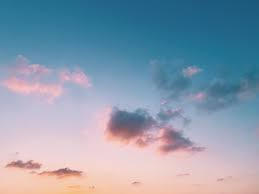
#> input picture homework/images.jpg, 259 x 194 px
$ jupyter execute Day001_read_image_HW.ipynb
#> lines starting #> are read from the running program, lines starting #| are printed output that depends on the picture
[cell 1]
import cv2

img_path = 'images.jpg'

# 以彩色圖片的方式載入
img = cv2.imread(img_path, cv2.IMREAD_COLOR)
#> img is the input picture: shape (194, 259, 3); mean B, G, R 174.1, 155.5, 138.5

# 以灰階圖片的方式載入
img_gray = cv2.imread(img_path, cv2.IMREAD_GRAYSCALE)
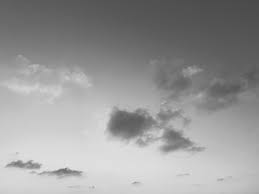
#> img_gray: shape (194, 259); min 74, max 229, mean 152.5

# 為了要不斷顯示圖片，所以使用一個迴圈
while True:
    # 顯示彩圖
    cv2.imshow('bgr', img)
    # 顯示灰圖
    cv2.imshow('gray', img_gray)

    # 直到按下 ESC 鍵才會自動關閉視窗結束程式
    k = cv2.waitKey(0)
#> (key Esc is pressed here)
    if k == 27:
        cv2.destroyAllWindows()
        break
